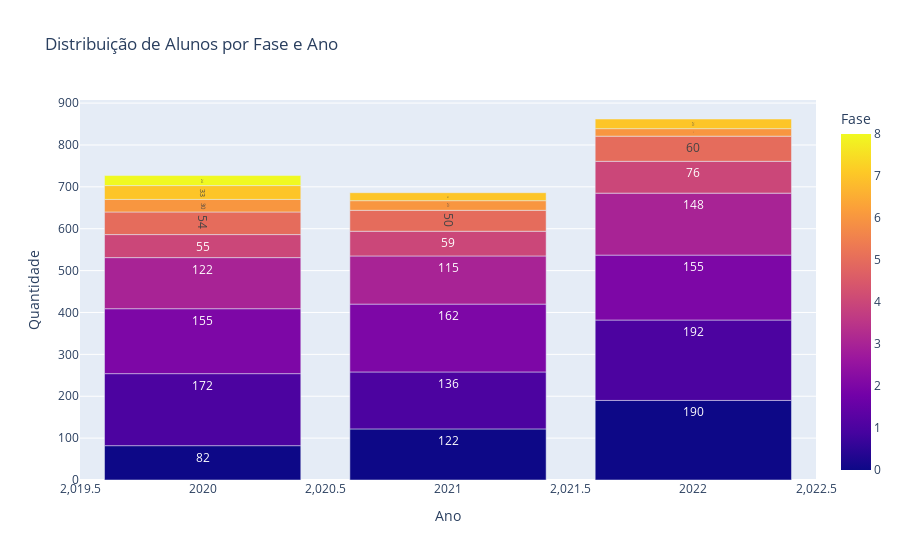

Notebook code cell kept with this figure:
### Markdown cell above
### Análise do Número de Alunos que Ganharam Bolsa de Um Ano para o Outro

O gráfico acima ilustra o número de alunos que obtiveram uma bolsa de estudos nos anos de 2021 e 2022, após não terem bolsa no ano anterior.

- **2021**: Em 2021, 46 alunos ganharam bolsa de estudos. Esse número pode refletir um esforço institucional para oferecer suporte financeiro a um número maior de alunos, especialmente considerando os desafios que muitos enfrentaram devido às circunstâncias externas, como a pandemia.
  
- **2022**: Em 2022, o número de alunos que ganhou bolsa caiu para 14. Essa redução significativa pode indicar uma mudança na política de distribuição de bolsas, um possível esgotamento de recursos, ou uma menor necessidade de novas bolsas devido ao fato de que muitos alunos já haviam sido contemplados no ano anterior.

### Conclusão:
O gráfico sugere que houve uma resposta robusta em 2021 para atender às necessidades dos alunos, seguida por uma diminuição em 2022, possivelmente devido a uma estabilização das condições ou ajustes nas políticas de concessão de bolsas. A queda acentuada no número de novas bolsas em 2022 pode ser um ponto de atenção.

### Code cell
# Contando a quantidade de alunos por fase para cada ano
fase_por_ano_2020 = df_2020.groupby('FASE')['NOME'].count().reset_index()
fase_por_ano_2020['Ano'] = 2020

fase_por_ano_2021 = df_2021.groupby('FASE')['NOME'].count().reset_index()
fase_por_ano_2021['Ano'] = 2021

fase_por_ano_2022 = df_2022.groupby('FASE')['NOME'].count().reset_index()
fase_por_ano_2022['Ano'] = 2022

# Concatenando os resultados em um único DataFrame
fase_por_ano = pd.concat([fase_por_ano_2020, fase_por_ano_2021, fase_por_ano_2022])

fase_por_ano.columns = ['Fase', 'Quantidade de Alunos', 'Ano']

# Criando o gráfico de barras empilhadas
fig = px.bar(fase_por_ano, x='Ano', y='Quantidade de Alunos', color='Fase',
             text='Quantidade de Alunos', 
             title='Distribuição de Alunos por Fase e Ano',
             labels={'Quantidade de Alunos': 'Quantidade', 'Ano': 'Ano', 'Fase': 'Fase'})

# Customizando o layout
fig.update_traces(textposition='inside', textfont_size=12)
fig.update_layout(barmode='stack')


# Exibindo o gráfico
fig.show()

### Figure 1 — Plotly figure (JSON) as saved in the notebook; plotly's stock layout.template omitted (floating-point values rounded to 4 significant figures)
{"data": [{"alignmentgroup": "True", "hovertemplate": "Ano=%{x}<br>Quantidade=%{text}<br>Fase=%{marker.color}<extra></extra>", "legendgroup": "", "marker": {"color": [0, 1, 2, 3, 4, 5, 6, 7, 8, 0, 1, 2, 3, 4, 5, 6, 7, 0, 1, 2, 3, 4, 5, 6, 7], "coloraxis": "coloraxis", "pattern": {"shape": ""}}, "name": "", "offsetgroup": "", "orientation": "v", "showlegend": false, "text": [82, 172, 155, 122, 55, 54, 30, 33, 24, 122, 136, 162, 115, 59, 50, 23, 19, 190, 192, 155, 148, 76, 60, 18, 23], "textfont": {"size": 12}, "textposition": "inside", "type": "bar", "x": [2020, 2020, 2020, 2020, 2020, 2020, 2020, 2020, 2020, 2021, 2021, 2021, 2021, 2021, 2021, 2021, 2021, 2022, 2022, 2022, 2022, 2022, 2022, 2022, 2022], "xaxis": "x", "y": [82, 172, 155, 122, 55, 54, 30, 33, 24, 122, 136, 162, 115, 59, 50, 23, 19, 190, 192, 155, 148, 76, 60, 18, 23], "yaxis": "y"}], "layout": {"barmode": "stack", "coloraxis": {"colorbar": {"title": {"text": "Fase"}}, "colorscale": [[0, "#0d0887"], [0.1111, "#46039f"], [0.2222, "#7201a8"], [0.3333, "#9c179e"], [0.4444, "#bd3786"], [0.5556, "#d8576b"], [0.6667, "#ed7953"], [0.7778, "#fb9f3a"], [0.8889, "#fdca26"], [1, "#f0f921"]]}, "legend": {"tracegroupgap": 0}, "title": {"text": "Distribuição de Alunos por Fase e Ano"}, "xaxis": {"anchor": "y", "domain": [0, 1], "title": {"text": "Ano"}}, "yaxis": {"anchor": "x", "domain": [0, 1], "title": {"text": "Quantidade"}}}}
